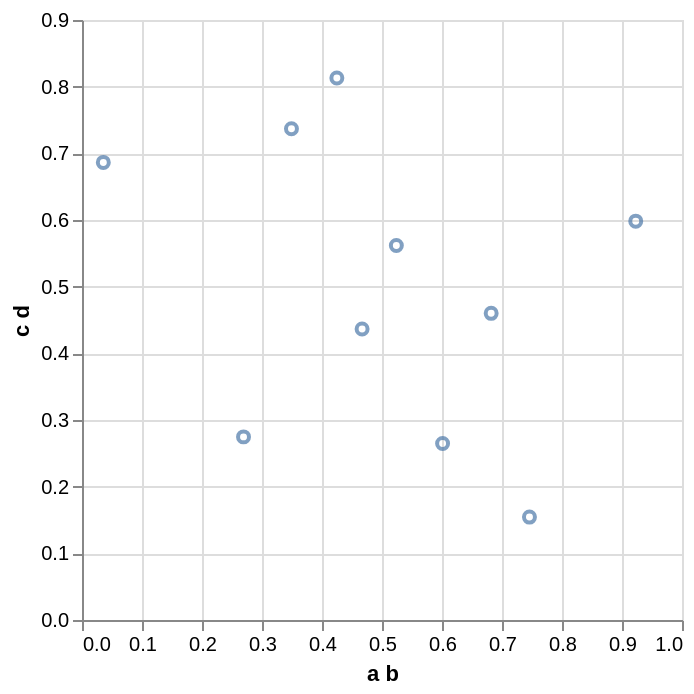

Describe this chart as a Vega-Lite specification.
### Vega-Lite specification from a JSON file in a GitHub repository (floating-point values rounded to 4 significant figures)
{"$schema": "https://vega.github.io/schema/vega-lite/v4.json", "data": {"values": [{"a b": 0.9229, "c d": 0.5983}, {"a b": 0.682, "c d": 0.46}, {"a b": 0.03553, "c d": 0.6864}, {"a b": 0.3491, "c d": 0.7368}, {"a b": 0.4248, "c d": 0.813}, {"a b": 0.5239, "c d": 0.5616}, {"a b": 0.4668, "c d": 0.4366}, {"a b": 0.2692, "c d": 0.2747}, {"a b": 0.601, "c d": 0.2649}, {"a b": 0.7458, "c d": 0.1544}]}, "encoding": {"x": {"field": "a b", "type": "quantitative"}, "y": {"field": "c d", "type": "quantitative"}}, "mark": "point"}
